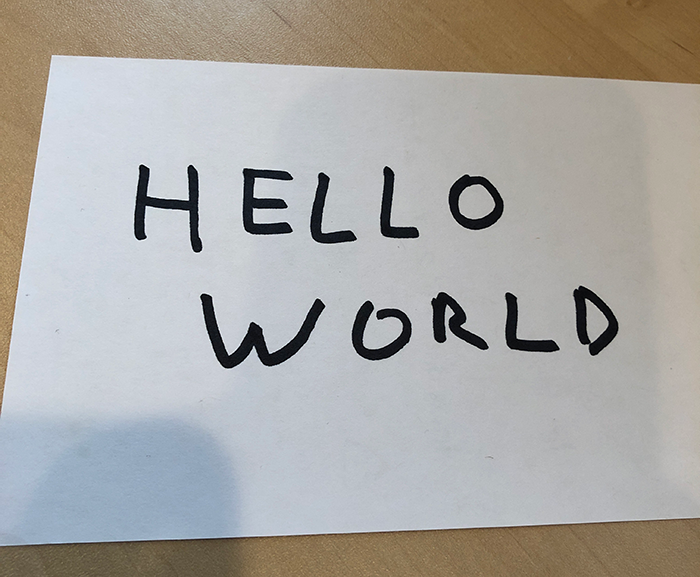
#> input picture images/hello_world.png, 700 x 577 px
$ python -i utility_functions.py   (imports and definitions only)
#> lines starting #> are read from the running program, lines starting #| are printed output that depends on the picture; after the words box and inside, x2 and y2 are one past the last pixel; in counts of white or black regions, pixels touching at a corner belong together
#> further down, picture is the input picture: shape (577, 700, 3); mean B, G, R 163.8, 167.4, 169.5
import cv2
import numpy as np
from imutils.contours import sort_contours
import imutils
try:
    import docx
except ModuleNotFoundError:
    print('You are not running windows')


def get_lines(image, show=False):
    """
    :return: list of roi parameters for lines
    """
#> called with show = False
    # grayscale
    gray = cv2.cvtColor(image, cv2.COLOR_BGR2GRAY)
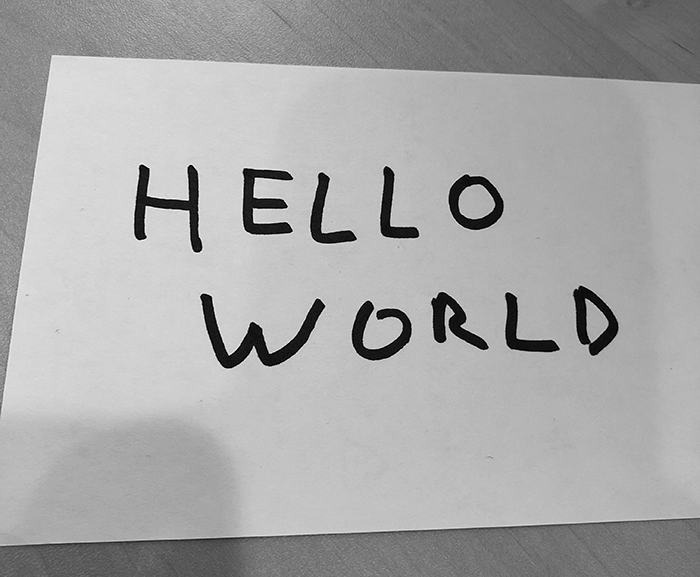
#> gray: shape (577, 700); min 0, max 255, mean 167.6
    if show:
        cv2.imshow('gray', gray)
        cv2.waitKey(0)

    # binary
    ret, thresh = cv2.threshold(gray, 105, 255, cv2.THRESH_BINARY_INV)  # 127 changed to 0
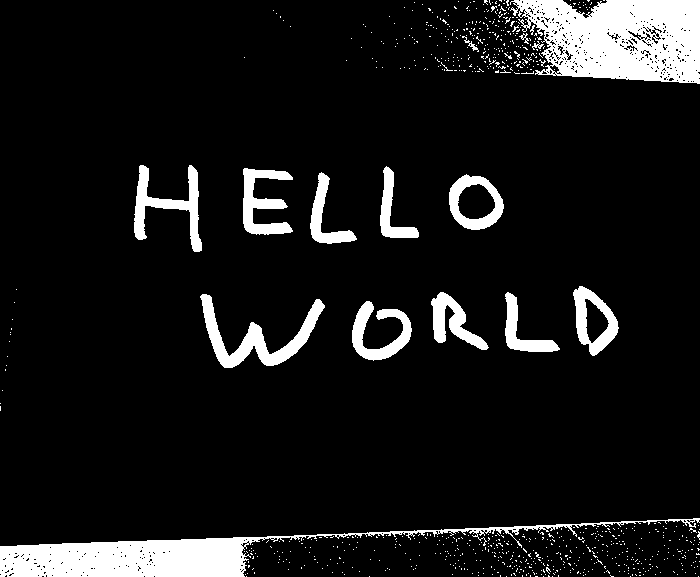
#> thresh: shape (577, 700); 9.6% white; 809 white regions (793 under 20 px), largest, box (x1, y1, x2, y2) and area: (510, 0, 700, 84) 11744, (0, 518, 700, 577) 10086, (200, 294, 325, 368) 2660
    if show:
        cv2.imshow('second', thresh)
        cv2.waitKey(0)

    # dilation
    kernel = np.ones((5, 125), np.uint8)
    img_dilation = cv2.dilate(thresh, kernel, iterations=1)
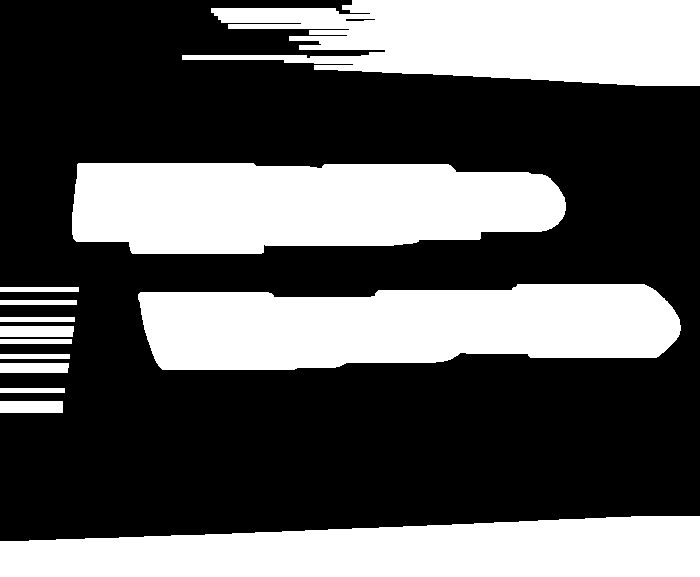
#> img_dilation: shape (577, 700); 36.4% white; 13 white regions
    if show:
        cv2.imshow('dilated', img_dilation)
        cv2.waitKey(0)

    # find contours
    ctrs = cv2.findContours(img_dilation.copy(), cv2.RETR_EXTERNAL, cv2.CHAIN_APPROX_SIMPLE)
#> ctrs = 13 contours; largest, box (x1, y1, x2, y2) and area: (72, 163, 566, 254) 37670, (138, 284, 681, 370) 37466, (0, 516, 700, 577) 33322, (182, 0, 700, 86) 31322, (0, 326, 74, 337) 726
    ctrs = imutils.grab_contours(ctrs)

    # sort contours
    sorted_ctrs = sort_contours(ctrs, method="top-to-bottom")[0]
#> sorted_ctrs has the same summary as ctrs
    l_xs = []
    l_ys = []
    l_ws = []
    l_hs = []

    for i, ctr in enumerate(sorted_ctrs):
        # Get bounding box
        x, y, w, h = cv2.boundingRect(ctr)

        # Getting ROI
        roi = image[y:y + h, x:x + w]
        l_xs.append(x)
        l_ys.append(y)
        l_ws.append(w)
        l_hs.append(h)
        # show ROI
        if show:
            cv2.imshow('segment no:' + str(i), roi)
            cv2.rectangle(image, (x, y), (x + w, y + h), (90, 0, 255), 2)
            cv2.waitKey(0)
#> this loop made 13 passes
#> (ctr, x, y, w, h) on passes 4, 5, 6, 8, 9, 11, 12: ([[0, 287], [0, 291], [78, 291], [78, 287]], 0, 287, 79, 5), ([[0, 300], [0, 304], [76, 304], [76, 300]], 0, 300, 77, 5), ([[0, 317], [0, 321], [74, 321], [74, 317]], 0, 317, 75, 5), ([[0, 339], [0, 343], [71, 343], [71, 339]], 0, 339, 72, 5), ([[0, 354], [0, 358], [69, 358], [69, 354]], 0, 354, 70, 5), ([[0, 388], [0, 392], [64, 392], [64, 388]], 0, 388, 65, 5), ([[0, 401], [0, 412], [62, 412], [62, 401]], 0, 401, 63, 12)
#> (x, y, w, h) on passes 1, 2, 3, 7, 10, 13: (182, 0, 518, 86), (72, 163, 494, 91), (138, 284, 543, 86), (0, 326, 74, 11), (0, 363, 69, 10), (0, 516, 700, 61)
#> pass 1, in get_lines, `roi = image[y:y + h, x:x + w]`:
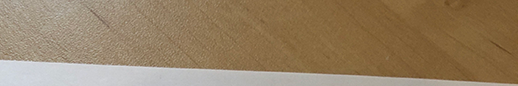
#> roi: shape (86, 518, 3); mean B, G, R 99.9, 127.8, 149.1
#> pass 2, in get_lines, `roi = image[y:y + h, x:x + w]`:
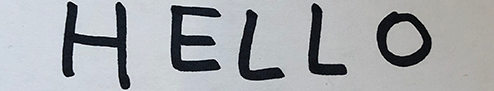
#> roi: shape (91, 494, 3); mean B, G, R 171.4, 168.4, 165.4
#> pass 3, in get_lines, `roi = image[y:y + h, x:x + w]`:
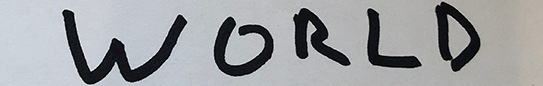
#> roi: shape (86, 543, 3); mean B, G, R 161.9, 159.7, 157.9
#> after the loop, l_hs = [86, 91, 86, 5, 5, 5, 11, 5, 5, 10, 5, 12, 61]; l_ws = [518, 494, 543, 79, 77, 75, 74, 72, 70, 69, 65, 63, 700]; l_xs = [182, 72, 138, 0, 0, 0, 0, 0, 0, 0, 0, 0, 0]; l_ys = [0, 163, 284, 287, 300, 317, 326, 339, 354, 363, 388, 401, 516]
    if show:
        cv2.imshow('marked areas', image)
        cv2.waitKey(0)

    return l_xs, l_ys, l_ws, l_hs


def to_docx(c, filepath):
    strings = ""
    for x in c:
        strings += x

    # Create a new docx at specified file location and write the string on it
    doc = docx.Document()
    doc.add_paragraph(strings)
    doc.save(filepath)

def to_odt(c, filepath):
    print('Performing to_odt...')
    print(f'{c} \n {filepath}')

>>> import cv2
>>> picture = cv2.imread('images/hello_world.png')
>>> result = get_lines(picture)
#> result = ([182, 72, 138, 0, 0, 0, 0, 0, 0, 0, 0, 0, 0], [0, 163, 284, 287, 300, 317, 326, 339, 354, 363, 388, 401, 516], [518, 494, 543, 79, 77, 75, 74, 72, 70, 69, 65, 63, 700], [86, 91, 86, 5, 5, 5, 11, 5, 5, 10, 5, 12, 61])
